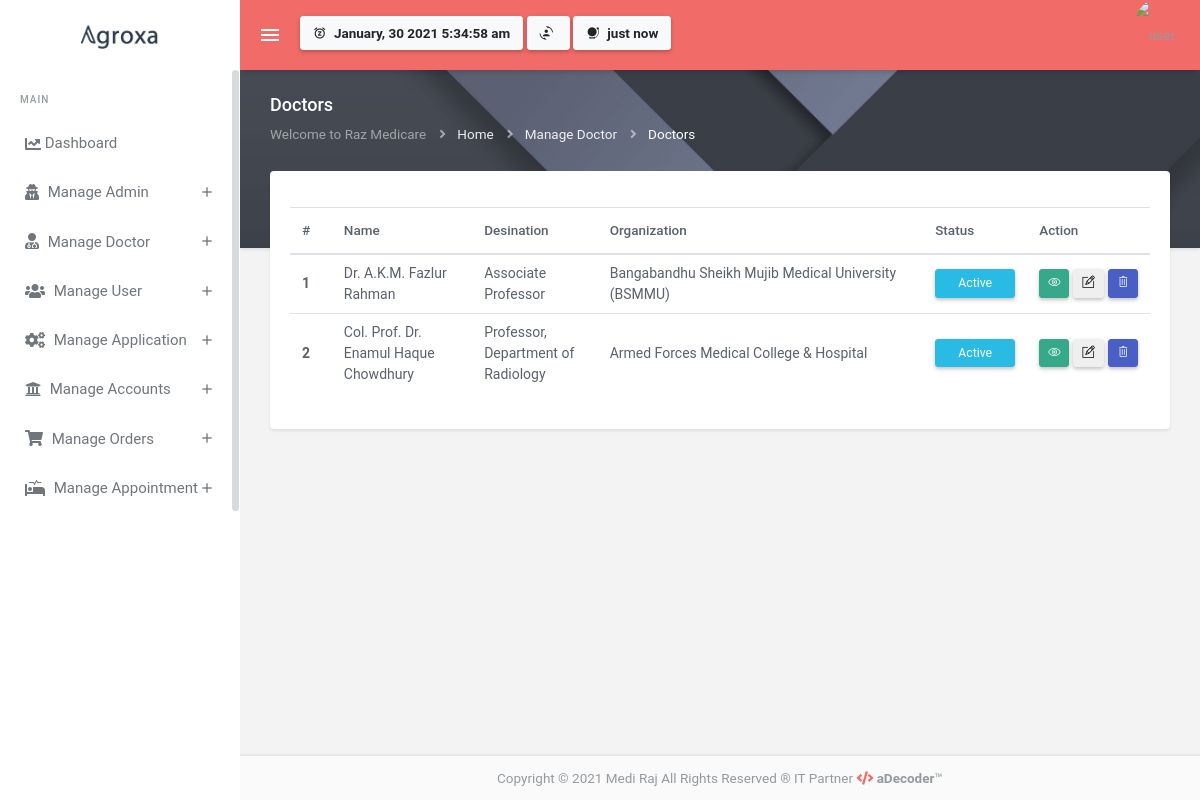
The app's page /admin/doctors.php with its own data.
### tables this page shows
CREATE TABLE `doctors` (
  `id` int(11) NOT NULL,
  `department_id` int(11) NOT NULL,
  `full_name` varchar(255) NOT NULL,
  `email` varchar(128) NOT NULL,
  `mobile` varchar(64) NOT NULL,
  `gender` enum('Male','Female') NOT NULL DEFAULT 'Male',
  `nid_card_no` varchar(64) NOT NULL,
  `avatar` text NOT NULL,
  `specialty` varchar(128) NOT NULL,
  `degree` varchar(512) NOT NULL,
  `designation` varchar(255) NOT NULL,
  `organization` varchar(255) NOT NULL,
  `address` varchar(255) NOT NULL,
  `chember` varchar(255) NOT NULL,
  `location` varchar(255) NOT NULL,
  `schedule` varchar(128) NOT NULL,
  `start_time` time NOT NULL,
  `end_time` time NOT NULL,
  `status` enum('Active','Inactive') NOT NULL DEFAULT 'Active',
  `created_at` datetime DEFAULT NULL,
  `updated_at` datetime DEFAULT NULL
);

### admin/app/Http/Controllers/View.php (called while the page is built, shortened)
<?php
class View
{
	public function loadContent($directory, $page_name)
	{
		include "resource/view/" . $directory . "/" . $page_name . ".php";
	}
}

### admin/doctors.php (called while the page is built, shortened)
<?php
include("app/Http/Controllers/View.php");
$view = new View;
$view->loadContent("include", "session");
$view->loadContent("include", "top");
$view->loadContent("content", "doctor/doctors");

### admin/app/Http/Controllers/Controller.php (called while the page is built, shortened)
<?php
class Controller
{
	public function __construct()
	{
		$this->connection = new PDO('mysql:host=' . $GLOBALS['DBHOST'] . ';dbname=' . $GLOBALS['DBNAME'] . ';charset=utf8', $GLOBALS['DBUSER'], $GLOBALS['DBPASS']);
	}
}

### admin/app/Http/Controllers/ReadController.php (called while the page is built, shortened)
<?php
class ReadController extends MiscellaneousController
{
	public function all($tableName, $orderBy = null)
	{
		if (!is_null($orderBy) && $orderBy === true) {
			$sql_code = "SELECT * FROM {$tableName} ORDER BY `id` DESC";
		} else {
			$sql_code = "SELECT * FROM {$tableName} ORDER BY `id` ASC";
		}
		$query = $this->connection->prepare($sql_code);
		$query->execute();
		$dataList = $query->fetchAll(PDO::FETCH_ASSOC);
		$totalRowSelected = $query->rowCount();
		if ($totalRowSelected > 0) {
			return $dataList;
		} else {
			return 0;
		}
	}
}

### admin/resource/view/content/doctor/doctors.php (the view, shortened to what this page needs)
<?php
$comp = new ComponentController;
$read = new ReadController;
$fetchDoctors = $read->all('doctors');
?>
<div class="page-content-wrapper">
   <div class="row">
      <div class="col-12">
         <div class="card">
            <div class="card-body">
               <div class="pt-3">
                  <table class="table dt-responsive nowrap datatable" style="border-collapse: collapse; border-spacing: 0; width: 100%;">
                     <thead>
                        <tr>
                           <th scope="col" style="width: 5%;">#</th>
                           <th scope="col" style="width: 17%;">Name</th>
                           <th scope="col" style="width: 15%;">Desination</th>
                           <th scope="col" style="width: 41%;">Organization</th>
                           <th scope="col" style="width: 8%;">Status</th>
                           <th scope="col" style="width: 14%;">Action</th>
                        </tr>
                     </thead>
                     <tbody>
                        <?php
                        if (!empty($fetchDoctors)) {
                           $n = 1;
                           if (is_array($fetchDoctors)) {
                              foreach ($fetchDoctors as $each) {
                        ?>
                                 <tr>
                                    <td class="font-weight-bold">
                                       <?php echo $n; ?>
                                    </td>
                                    <td>
                                       <?php echo $each['full_name']; ?>
                                    </td>
                                    <td>
                                       <?php echo $each['designation']; ?>
                                    </td>
                                    <td>
                                       <?php echo $each['organization']; ?>
                                    </td>
                                    <td>
                                       <?php echo $comp->changeStatus($each['id'], $each['status']); ?>
                                    </td>
                                    <td>
                                       <div class="d-inline-flex">
                                       <button type="button" class="btn btn-success btn-sm waves-effect waves-light profile" data-toggle="modal" data-target="#doctorProfile" data-id="<?php echo $each['id']; ?>">
                                          <i class="ti-eye"></i>
                                       </button>
                                       <form action="edit-doctor" method="POST">
														<button type="submit" class="btn btn-white btn-sm waves-effect waves-light mx-1" name="editDoctorData">
															<i class="ti-pencil-alt"></i>
														</button>
													</form>
                                       <button type="button" class="btn btn-danger btn-sm waves-effect waves-light deleteData" data-toggle="modal" data-target="#deleteDoctor" data-did="<?php echo $each['id']; ?>">
                                          <i class="ti-trash"></i>
                                       </button>
                                       </div>
                                    </td>
                                 </tr>
                        <?php
                                 $n++;
                              }
                           }
                        }
                        ?>
                     </tbody>
                  </table>
               </div>
            </div>
         </div>
      </div>
   </div>
</div>

### admin/app/Http/Controllers/ComponentController.php (shortened to what this page needs)
<?php
class ComponentController extends MiscellaneousController
{
   public function changeStatus($value, $status)
	{
		$changeStatusInfo = '
			<form method="post" action="">
				<input type="hidden" name="change_id" value="' . $value . '" />
				<input type="hidden" name="current_status" value="' . $status . '" />
		';
		if ($status == "Active") {
         $changeStatusInfo .= '
				<button name="change_status" class="btn btn-info btn-sm waves-effect waves-light mw-80" type="submit">
					' . $status . '
				</button>
			';
		} else if ($status == "Inactive") {
			$changeStatusInfo .= '
				<button name="change_status" class="btn btn-secondary btn-sm waves-effect waves-light mw-80" type="submit">
					' . $status . '
				</button>
			';
		}
		$changeStatusInfo .= '</form>';
		return $changeStatusInfo;
	}
}

### records on screen
doctors: full_name "Dr. A.K.M. Fazlur Rahman", designation "Associate Professor", organization "Bangabandhu Sheikh Mujib Medical University (BSMMU)", status "Active"
doctors: full_name "Col. Prof. Dr. Enamul Haque Chowdhury", designation "Professor, Department of Radiology", organization "Armed Forces Medical College & Hospital", status "Active"

### other values on screen
$date->timeElapsed($_SESSION['auth_log_time'], true) "just now"
$resc->pagetTitle() "Doctors"
$value "Manage Doctor"
